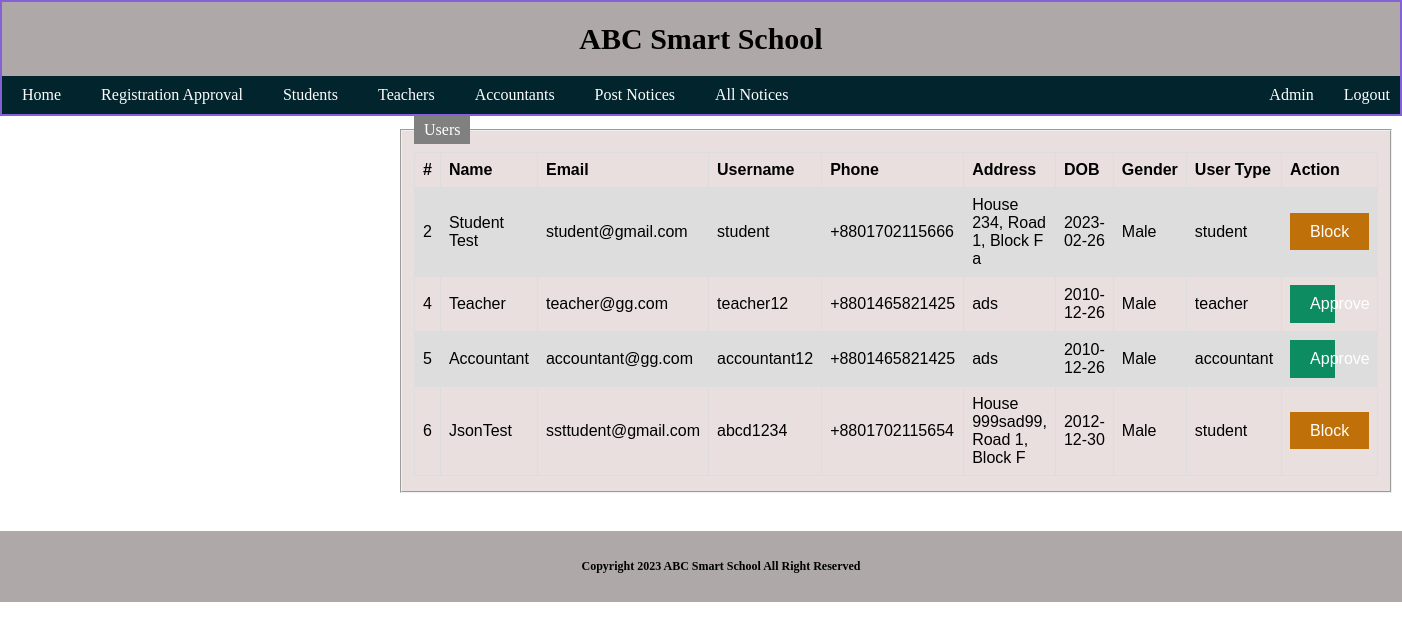
The app's page /Project/View/pages/RegistrationApproval.php (signed in) with its own data.
### tables this page shows
CREATE TABLE `users` (
  `id` int(11) NOT NULL,
  `Name` text NOT NULL,
  `Email` varchar(255) NOT NULL,
  `Username` varchar(100) NOT NULL,
  `Password` varchar(255) NOT NULL,
  `Phone` text NOT NULL,
  `Address` varchar(255) NOT NULL,
  `DOB` text NOT NULL,
  `Gender` text NOT NULL,
  `User_Type` text NOT NULL,
  `File_Path` varchar(500) NOT NULL,
  `Validation` text NOT NULL
);

### Project/model/DatabaseConnection.php (called while the page is built, shortened)
<?php
class DatabaseConnection
{
    function ShowUsersData($conn, $table)
    {
        $result = $conn->query("SELECT `id`, `Name`, `Email`, `Username`, `Phone`, `Address`, `DOB`, `Gender`, `File_Path`, `Validation`, `User_Type` FROM " . $table . " WHERE User_Type!='admin'");
        return $result;
    }
}

### Project/View/pages/RegistrationApproval.php (the view, shortened to what this page needs)
<!DOCTYPE html>
<html>
<head>
</head>
<body>
    <?php
    include('../layout/Header.php');
    ?>
    <fieldset>
        <legend>Users</legend>
        <?php
        include "../../model/DatabaseConnection.php";
        $connection = new DatabaseConnection();
        $conobj = $connection->OpenCon();
        $users = $connection->ShowUsersData($conobj, "users");
        if ($users->num_rows > 0) { ?>
            <table>
                <tr>
                    <th>#</th>
                    <th>Name</th>
                    <th>Email</th>
                    <th>Username</th>
                    <th>Phone</th>
                    <th>Address</th>
                    <th>DOB</th>
                    <th>Gender</th>
                    <th>User Type</th>
                    <th>Action</th>
                </tr>
                <?php
                while ($row = $users->fetch_assoc()) { ?>
                    <tr>
                        <td><?php echo $row['id'] ?></td>
                        <td><?php echo $row['Name'] ?></td>
                        <td><?php echo $row['Email'] ?></td>
                        <td><?php echo $row['Username'] ?></td>
                        <td><?php echo $row['Phone'] ?></td>
                        <td><?php echo $row['Address'] ?></td>
                        <td><?php echo $row['DOB'] ?></td>
                        <td><?php echo $row['Gender'] ?></td>
                        <td><?php echo $row['User_Type'] ?></td>
                        <?php if($row['Validation']=='True') { ?>
                        <td><a class='button1' href='../../Controller/RegistrationApprovalController.php?approve=False&id=<?php echo $row['id'] ?>'>Block</a></td>
                        <?php } else { ?>
                        <td><a class='button' href='../../Controller/RegistrationApprovalController.php?approve=True&id=<?php echo $row['id'] ?>'>Approve</a></td>
                        <?php } ?>
                    </tr>
                <?php
                } ?>
            </table>
        <?php
        }
        ?>
    </fieldset>
    <br>
    <?php
    include('../layout/Footer.php');
    ?>
</body>
</html>

### Project/View/layout/Header.php (shortened to what this page needs)
<!DOCTYPE html>
<html>
<head>
<link rel="stylesheet" type="text/css" href="../../css/Seller/css/Mainpage.css">
    <link rel="stylesheet" type="text/css" href="../../css/design.css">
</head>
<body>
    <div class="header sticky">
        <center>
            <h1>ABC Smart School</h1>
        </center>
        <div class="topnav">
            <?php
            if (isset($_SESSION["Username"]) && isset($_SESSION["User_Type"]) && $_SESSION["User_Type"] == 'admin') { ?>
                <a href="../pages/Dashboard.php">Home</a>
                <a href="../pages/RegistrationApproval.php">Registration Approval</a>&nbsp;
                <a href="../pages/Students.php">Students</a>&nbsp;
                <a href="../pages/Teachers.php">Teachers</a>&nbsp;
                <a href="../pages/Accountants.php">Accountants</a>&nbsp;
                <a href="../pages/PostNotices.php">Post Notices</a>&nbsp;
                <a href="../pages/Notices.php">All Notices</a>&nbsp;
                <a style="float: right; padding-right:10px" href="../../Controller/logout.php">Logout</a>&nbsp;
                <a style="float: right; padding-right:10px" href="Dashboard.php"><?php echo $_SESSION['Name'] ?></a>&nbsp;
            <?php }
            ?>
        </div>
    </div>
</body>
</html>

### Project/View/layout/Footer.php
<div class="footer">
   <center> <h1> Copyright 2023 ABC Smart School All Right Reserved <h1> </center>
</div>

### Project/css/Mainpage.css (style rules this page uses)
body { margin:0; padding: 0; background: url(background.jpg) no-repeat; background-size: cover; background-attachment: fixed; }
a.button:link, a.button:visited { text-decoration: none; background-color: rgb(125, 31, 168); color: white; padding: 15px 85px; text-align: center; text-decoration: none; display: inline-block; }
.header { padding: 20px; text-align: center; background: rgb(175, 168, 168); }
.header h1 { font-size: 30px; }
.footer { padding: 20px; text-align: right; background: rgb(173, 164, 164); margin-top: 20px; position: fixed; bottom: 0; width: 100%; }
.footer h1 { font-size: 12px; text-align: center; }
.topnav { overflow: hidden; background-color: #333; }
div.sticky { position: sticky; top: 0; padding: 0; border: 2px solid #8461d4; }
.topnav a { float: left; display: block; color: #929191; text-align: center; padding: 10px 50px; }

### Project/css/design.css (style rules this page uses)
body { margin:0; padding: 0; background: url(background.jpg) no-repeat; background-size: cover; }
a.button:link, a.button:visited { text-decoration: none; background-color: rgb(13, 139, 97); color: white; padding: 10px 20px; width: 5px; }
a.button1:link, a.button1:visited { text-decoration: none; background-color: rgb(192, 112, 8); color: white; padding: 10px 20px; width: 5px; }
.header { padding: 20px; text-align: center; background: rgb(175, 168, 168); }
.header h1 { font-size: 30px; }
.footer { padding: 20px; text-align: center; background: rgb(175, 168, 168); margin-top: 20px; position: relative; left: 0; bottom: 0; width: 100%; text-align: center; }
.footer h1 { font-size: 12px; }
.topnav { overflow: hidden; background-color: rgb(2, 36, 44); width: 100%; }
div.sticky { position: sticky; top: 0; padding: 0; border: 2px solid #8461d4; }
.topnav a { float: left; display: block; color: #ffffff; text-align: center; padding: 10px 20px; text-decoration: none; }
fieldset { background-color: #e9dfdf; display: block; margin-left: 400px; margin-right: 400px; padding-top: 0.5em; padding-bottom: 0.9em; }
legend { background-color: gray; color: white; padding: 5px 10px; }
table { font-family: arial, sans-serif; border-collapse: collapse; width: 100%; }
td, th { border: 1px solid #dddddd; text-align: left; padding: 8px; }
tr:nth-child(even) { background-color: #dddddd; }

### records on screen
users: id "2", Name "Student Test", Email "student@gmail.com", Username "student", Phone "+8801702115666", Address "House 234, Road 1, Block F a", DOB "2023-02-26", Gender "Male", User_Type "student"
users: id "4", Name "Teacher", Email "teacher@gg.com", Username "teacher12", Phone "+8801465821425", Address "ads", DOB "2010-12-26", Gender "Male", User_Type "teacher"
users: id "5", Name "Accountant", Email "accountant@gg.com", Username "accountant12", Phone "+8801465821425", Address "ads", DOB "2010-12-26", Gender "Male", User_Type "accountant"
users: id "6", Name "JsonTest", Email "ssttudent@gmail.com", Username "abcd1234", Phone "+8801702115654", Address "House 999sad99, Road 1, Block F", DOB "2012-12-30", Gender "Male", User_Type "student"

### other values on screen
$_SESSION['Name'] "Admin"
